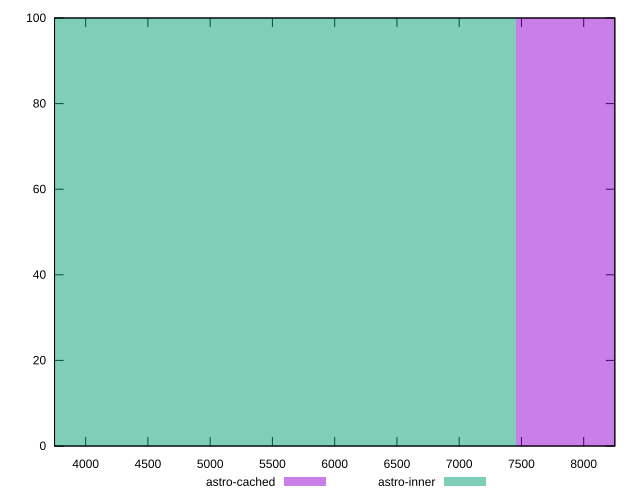

Write gnuplot code to recreate this figure.
reset

$astroCached <<EOF
9942.0385783756 100
EOF

$astroInner <<EOF
4971.0192891878 100
EOF

set key outside below
set boxwidth 4971.0192891878
set xrange [3750:8250]
set yrange [0:100]
set trange [0:100]
set style fill transparent solid 0.5 noborder
set terminal svg size 640, 500 enhanced background rgb 'white'
set output "reports/report_00033_2021-03-01T14-23-16.841Z/uses-text-compression/comparison/histogram/1_vs_2.svg"

plot $astroCached title "astro-cached" with boxes, \
     $astroInner title "astro-inner" with boxes

reset
